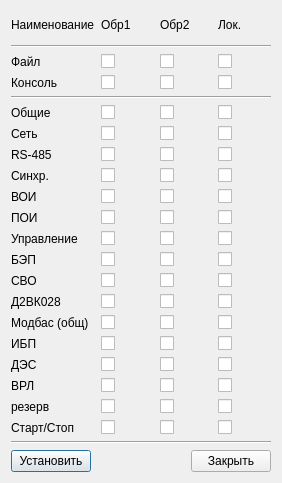
<?xml version="1.0" encoding="UTF-8"?>
<ui version="4.0">
 <class>DlgLogger</class>
 <widget class="QDialog" name="DlgLogger">
  <property name="geometry">
   <rect>
    <x>0</x>
    <y>0</y>
    <width>282</width>
    <height>483</height>
   </rect>
  </property>
  <property name="windowTitle">
   <string>Настройки логов</string>
  </property>
  <layout class="QVBoxLayout" name="verticalLayout">
   <item>
    <layout class="QGridLayout" name="gridLayout">
     <item row="4" column="0" colspan="4">
      <widget class="Line" name="line2">
       <property name="orientation">
        <enum>Qt::Horizontal</enum>
       </property>
      </widget>
     </item>
     <item row="2" column="2">
      <widget class="QCheckBox" name="check2_f">
       <property name="text">
        <string/>
       </property>
      </widget>
     </item>
     <item row="6" column="1">
      <widget class="QCheckBox" name="check1_2">
       <property name="text">
        <string/>
       </property>
      </widget>
     </item>
     <item row="7" column="0">
      <widget class="QLabel" name="label3">
       <property name="text">
        <string>RS-485</string>
       </property>
      </widget>
     </item>
     <item row="13" column="1">
      <widget class="QCheckBox" name="check1_9">
       <property name="text">
        <string/>
       </property>
      </widget>
     </item>
     <item row="5" column="0">
      <widget class="QLabel" name="label1">
       <property name="text">
        <string>Общие</string>
       </property>
      </widget>
     </item>
     <item row="5" column="1">
      <widget class="QCheckBox" name="check1_1">
       <property name="text">
        <string/>
       </property>
      </widget>
     </item>
     <item row="8" column="0">
      <widget class="QLabel" name="label4">
       <property name="text">
        <string>Синхр.</string>
       </property>
      </widget>
     </item>
     <item row="5" column="2">
      <widget class="QCheckBox" name="check2_1">
       <property name="text">
        <string/>
       </property>
      </widget>
     </item>
     <item row="6" column="2">
      <widget class="QCheckBox" name="check2_2">
       <property name="text">
        <string/>
       </property>
      </widget>
     </item>
     <item row="9" column="1">
      <widget class="QCheckBox" name="check1_5">
       <property name="text">
        <string/>
       </property>
      </widget>
     </item>
     <item row="13" column="2">
      <widget class="QCheckBox" name="check2_9">
       <property name="text">
        <string/>
       </property>
      </widget>
     </item>
     <item row="7" column="3">
      <widget class="QCheckBox" name="check3_3">
       <property name="text">
        <string/>
       </property>
      </widget>
     </item>
     <item row="12" column="0">
      <widget class="QLabel" name="label8">
       <property name="text">
        <string>БЭП</string>
       </property>
      </widget>
     </item>
     <item row="12" column="1">
      <widget class="QCheckBox" name="check1_8">
       <property name="text">
        <string/>
       </property>
      </widget>
     </item>
     <item row="8" column="1">
      <widget class="QCheckBox" name="check1_4">
       <property name="text">
        <string/>
       </property>
      </widget>
     </item>
     <item row="12" column="2">
      <widget class="QCheckBox" name="check2_8">
       <property name="text">
        <string/>
       </property>
      </widget>
     </item>
     <item row="12" column="3">
      <widget class="QCheckBox" name="check3_8">
       <property name="text">
        <string/>
       </property>
      </widget>
     </item>
     <item row="0" column="2">
      <widget class="QLabel" name="labelGpr2">
       <property name="text">
        <string>Обр2</string>
       </property>
      </widget>
     </item>
     <item row="15" column="2">
      <widget class="QCheckBox" name="check2_11">
       <property name="text">
        <string/>
       </property>
      </widget>
     </item>
     <item row="13" column="0">
      <widget class="QLabel" name="label9">
       <property name="text">
        <string>СВО</string>
       </property>
      </widget>
     </item>
     <item row="13" column="3">
      <widget class="QCheckBox" name="check3_9">
       <property name="text">
        <string/>
       </property>
      </widget>
     </item>
     <item row="14" column="0">
      <widget class="QLabel" name="label10">
       <property name="text">
        <string>Д2ВК028</string>
       </property>
      </widget>
     </item>
     <item row="14" column="1">
      <widget class="QCheckBox" name="check1_10">
       <property name="text">
        <string/>
       </property>
      </widget>
     </item>
     <item row="14" column="2">
      <widget class="QCheckBox" name="check2_10">
       <property name="text">
        <string/>
       </property>
      </widget>
     </item>
     <item row="14" column="3">
      <widget class="QCheckBox" name="check3_10">
       <property name="text">
        <string/>
       </property>
      </widget>
     </item>
     <item row="15" column="0">
      <widget class="QLabel" name="label11">
       <property name="text">
        <string>Модбас (общ)</string>
       </property>
      </widget>
     </item>
     <item row="9" column="3">
      <widget class="QCheckBox" name="check3_5">
       <property name="text">
        <string/>
       </property>
      </widget>
     </item>
     <item row="10" column="0">
      <widget class="QLabel" name="label6">
       <property name="text">
        <string>ПОИ</string>
       </property>
      </widget>
     </item>
     <item row="10" column="1">
      <widget class="QCheckBox" name="check1_6">
       <property name="text">
        <string/>
       </property>
      </widget>
     </item>
     <item row="10" column="2">
      <widget class="QCheckBox" name="check2_6">
       <property name="text">
        <string/>
       </property>
      </widget>
     </item>
     <item row="10" column="3">
      <widget class="QCheckBox" name="check3_6">
       <property name="text">
        <string/>
       </property>
      </widget>
     </item>
     <item row="11" column="0">
      <widget class="QLabel" name="label7">
       <property name="text">
        <string>Управление</string>
       </property>
      </widget>
     </item>
     <item row="11" column="1">
      <widget class="QCheckBox" name="check1_7">
       <property name="text">
        <string/>
       </property>
      </widget>
     </item>
     <item row="11" column="2">
      <widget class="QCheckBox" name="check2_7">
       <property name="text">
        <string/>
       </property>
      </widget>
     </item>
     <item row="11" column="3">
      <widget class="QCheckBox" name="check3_7">
       <property name="text">
        <string/>
       </property>
      </widget>
     </item>
     <item row="20" column="0">
      <widget class="QLabel" name="label16">
       <property name="text">
        <string>Старт/Стоп</string>
       </property>
      </widget>
     </item>
     <item row="20" column="1">
      <widget class="QCheckBox" name="check1_16">
       <property name="text">
        <string/>
       </property>
      </widget>
     </item>
     <item row="20" column="2">
      <widget class="QCheckBox" name="check2_16">
       <property name="text">
        <string/>
       </property>
      </widget>
     </item>
     <item row="20" column="3">
      <widget class="QCheckBox" name="check3_16">
       <property name="text">
        <string/>
       </property>
      </widget>
     </item>
     <item row="15" column="3">
      <widget class="QCheckBox" name="check3_11">
       <property name="text">
        <string/>
       </property>
      </widget>
     </item>
     <item row="16" column="0">
      <widget class="QLabel" name="label12">
       <property name="text">
        <string>ИБП</string>
       </property>
      </widget>
     </item>
     <item row="16" column="1">
      <widget class="QCheckBox" name="check1_12">
       <property name="text">
        <string/>
       </property>
      </widget>
     </item>
     <item row="16" column="2">
      <widget class="QCheckBox" name="check2_12">
       <property name="text">
        <string/>
       </property>
      </widget>
     </item>
     <item row="16" column="3">
      <widget class="QCheckBox" name="check3_12">
       <property name="text">
        <string/>
       </property>
      </widget>
     </item>
     <item row="17" column="0">
      <widget class="QLabel" name="label13">
       <property name="text">
        <string>ДЭС</string>
       </property>
      </widget>
     </item>
     <item row="17" column="1">
      <widget class="QCheckBox" name="check1_13">
       <property name="text">
        <string/>
       </property>
      </widget>
     </item>
     <item row="17" column="2">
      <widget class="QCheckBox" name="check2_13">
       <property name="text">
        <string/>
       </property>
      </widget>
     </item>
     <item row="17" column="3">
      <widget class="QCheckBox" name="check3_13">
       <property name="text">
        <string/>
       </property>
      </widget>
     </item>
     <item row="18" column="0">
      <widget class="QLabel" name="label14">
       <property name="text">
        <string>ВРЛ</string>
       </property>
      </widget>
     </item>
     <item row="18" column="1">
      <widget class="QCheckBox" name="check1_14">
       <property name="text">
        <string/>
       </property>
      </widget>
     </item>
     <item row="18" column="2">
      <widget class="QCheckBox" name="check2_14">
       <property name="text">
        <string/>
       </property>
      </widget>
     </item>
     <item row="18" column="3">
      <widget class="QCheckBox" name="check3_14">
       <property name="text">
        <string/>
       </property>
      </widget>
     </item>
     <item row="19" column="0">
      <widget class="QLabel" name="label15">
       <property name="text">
        <string>резерв</string>
       </property>
      </widget>
     </item>
     <item row="19" column="1">
      <widget class="QCheckBox" name="check1_15">
       <property name="text">
        <string/>
       </property>
      </widget>
     </item>
     <item row="19" column="2">
      <widget class="QCheckBox" name="check2_15">
       <property name="text">
        <string/>
       </property>
      </widget>
     </item>
     <item row="19" column="3">
      <widget class="QCheckBox" name="check3_15">
       <property name="text">
        <string/>
       </property>
      </widget>
     </item>
     <item row="7" column="2">
      <widget class="QCheckBox" name="check2_3">
       <property name="text">
        <string/>
       </property>
      </widget>
     </item>
     <item row="5" column="3">
      <widget class="QCheckBox" name="check3_1">
       <property name="text">
        <string/>
       </property>
      </widget>
     </item>
     <item row="15" column="1">
      <widget class="QCheckBox" name="check1_11">
       <property name="text">
        <string/>
       </property>
      </widget>
     </item>
     <item row="6" column="0">
      <widget class="QLabel" name="label2">
       <property name="text">
        <string>Сеть</string>
       </property>
      </widget>
     </item>
     <item row="7" column="1">
      <widget class="QCheckBox" name="check1_3">
       <property name="text">
        <string/>
       </property>
      </widget>
     </item>
     <item row="8" column="2">
      <widget class="QCheckBox" name="check2_4">
       <property name="text">
        <string/>
       </property>
      </widget>
     </item>
     <item row="8" column="3">
      <widget class="QCheckBox" name="check3_4">
       <property name="text">
        <string/>
       </property>
      </widget>
     </item>
     <item row="9" column="2">
      <widget class="QCheckBox" name="check2_5">
       <property name="text">
        <string/>
       </property>
      </widget>
     </item>
     <item row="9" column="0">
      <widget class="QLabel" name="label5">
       <property name="text">
        <string>ВОИ</string>
       </property>
      </widget>
     </item>
     <item row="0" column="1">
      <widget class="QLabel" name="labelGpr1">
       <property name="text">
        <string>Обр1</string>
       </property>
      </widget>
     </item>
     <item row="6" column="3">
      <widget class="QCheckBox" name="check3_2">
       <property name="text">
        <string/>
       </property>
      </widget>
     </item>
     <item row="0" column="0">
      <widget class="QLabel" name="labelName">
       <property name="text">
        <string>Наименование</string>
       </property>
      </widget>
     </item>
     <item row="2" column="0">
      <widget class="QLabel" name="labelFile">
       <property name="text">
        <string>Файл</string>
       </property>
      </widget>
     </item>
     <item row="0" column="3">
      <widget class="QLabel" name="labelLocal">
       <property name="text">
        <string>Лок.</string>
       </property>
      </widget>
     </item>
     <item row="3" column="0">
      <widget class="QLabel" name="labelConsole">
       <property name="text">
        <string>Консоль</string>
       </property>
      </widget>
     </item>
     <item row="2" column="1">
      <widget class="QCheckBox" name="check1_f">
       <property name="text">
        <string/>
       </property>
      </widget>
     </item>
     <item row="2" column="3">
      <widget class="QCheckBox" name="check3_f">
       <property name="text">
        <string/>
       </property>
      </widget>
     </item>
     <item row="3" column="1">
      <widget class="QCheckBox" name="check1_c">
       <property name="text">
        <string/>
       </property>
      </widget>
     </item>
     <item row="3" column="2">
      <widget class="QCheckBox" name="check2_c">
       <property name="text">
        <string/>
       </property>
      </widget>
     </item>
     <item row="3" column="3">
      <widget class="QCheckBox" name="check3_c">
       <property name="text">
        <string/>
       </property>
      </widget>
     </item>
     <item row="1" column="0" colspan="4">
      <widget class="Line" name="line1">
       <property name="orientation">
        <enum>Qt::Horizontal</enum>
       </property>
      </widget>
     </item>
    </layout>
   </item>
   <item>
    <widget class="Line" name="line3">
     <property name="orientation">
      <enum>Qt::Horizontal</enum>
     </property>
    </widget>
   </item>
   <item>
    <layout class="QHBoxLayout" name="horizontalLayout">
     <item>
      <widget class="QPushButton" name="pushSet">
       <property name="text">
        <string>Установить</string>
       </property>
      </widget>
     </item>
     <item>
      <spacer name="horizontalSpacer">
       <property name="orientation">
        <enum>Qt::Horizontal</enum>
       </property>
       <property name="sizeHint" stdset="0">
        <size>
         <width>40</width>
         <height>20</height>
        </size>
       </property>
      </spacer>
     </item>
     <item>
      <widget class="QPushButton" name="pushClose">
       <property name="text">
        <string>Закрыть</string>
       </property>
      </widget>
     </item>
    </layout>
   </item>
  </layout>
 </widget>
 <resources/>
 <connections/>
</ui>
